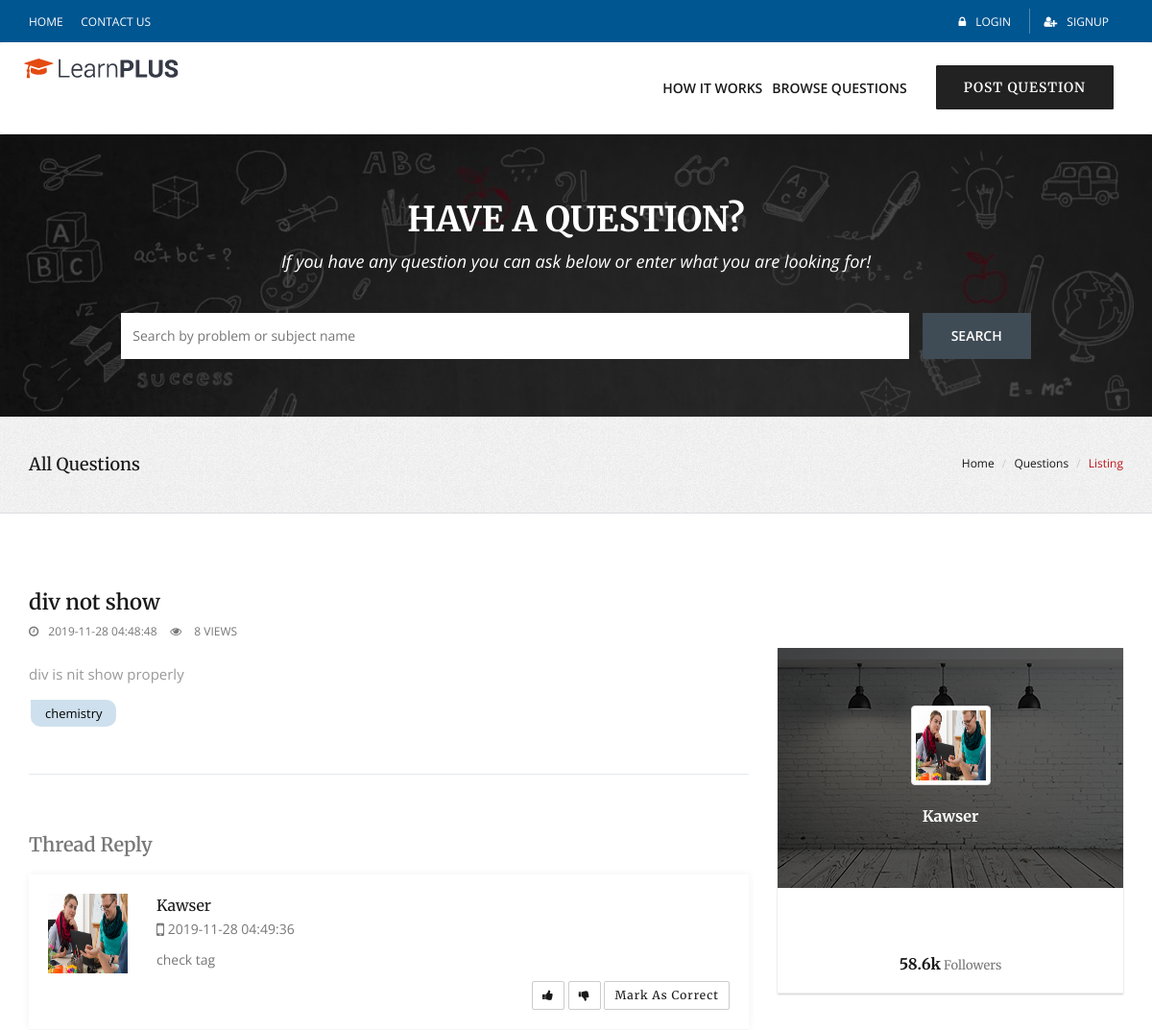
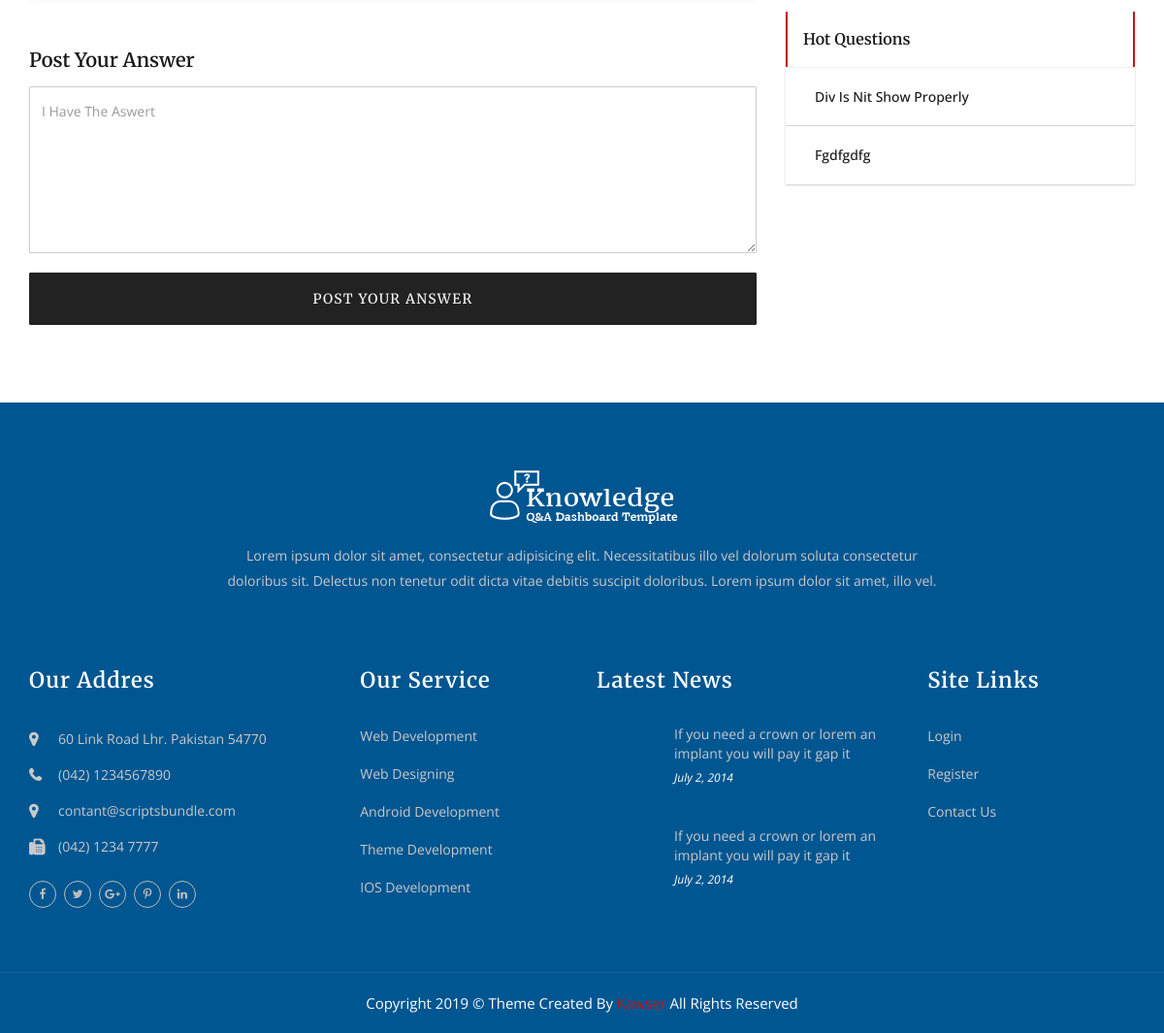
Page /question-details.php?quesId=8 on the committed database (2 pictures, top to bottom).
### tables this page shows
CREATE TABLE IF NOT EXISTS `questions` (
  `id` int(11) NOT NULL AUTO_INCREMENT,
  `user_id` int(11) DEFAULT NULL,
  `course_id` int(11) NOT NULL,
  `title` varchar(100) NOT NULL,
  `details` longtext NOT NULL,
  `view` int(11) NOT NULL DEFAULT '0',
  `posted_at` datetime NOT NULL DEFAULT CURRENT_TIMESTAMP,
  PRIMARY KEY (`id`),
  KEY `course_id` (`course_id`),
  KEY `user_id` (`user_id`)
);

CREATE TABLE IF NOT EXISTS `courses` (
  `id` int(11) NOT NULL AUTO_INCREMENT,
  `class` varchar(100) NOT NULL,
  `title` varchar(100) NOT NULL,
  `duration` varchar(100) NOT NULL,
  `period` varchar(100) NOT NULL,
  `admin_id` int(11) NOT NULL,
  `students` int(11) NOT NULL,
  `take_course` int(11) NOT NULL DEFAULT '0',
  `price` float NOT NULL,
  `started_at` timestamp NOT NULL DEFAULT CURRENT_TIMESTAMP,
  `content` text NOT NULL,
  `image` varchar(255) NOT NULL,
  PRIMARY KEY (`id`),
  KEY `admin_id` (`admin_id`) USING BTREE
);

CREATE TABLE IF NOT EXISTS `answer` (
  `id` int(11) NOT NULL AUTO_INCREMENT,
  `user_id` int(11) DEFAULT NULL,
  `admin_id` int(11) DEFAULT NULL,
  `question_id` int(11) NOT NULL,
  `ans` longtext NOT NULL,
  `seen` tinyint(4) DEFAULT '0',
  `best_ans` tinyint(4) NOT NULL DEFAULT '0',
  `vote` int(11) NOT NULL DEFAULT '0',
  `dislike` int(11) NOT NULL DEFAULT '0',
  `created_at` datetime NOT NULL DEFAULT CURRENT_TIMESTAMP,
  PRIMARY KEY (`id`),
  KEY `question_id` (`question_id`),
  KEY `user_id` (`user_id`),
  KEY `admin_id` (`admin_id`)
);

CREATE TABLE IF NOT EXISTS `users` (
  `id` int(11) NOT NULL AUTO_INCREMENT,
  `name` varchar(255) DEFAULT NULL,
  `student_id` varchar(255) DEFAULT NULL,
  `mobile` varchar(255) DEFAULT NULL,
  `designation` varchar(50) DEFAULT NULL,
  `subject` varchar(100) DEFAULT NULL,
  `school` varchar(255) DEFAULT NULL,
  `class` varchar(255) DEFAULT NULL,
  `email` varchar(255) DEFAULT NULL,
  `password` varchar(32) DEFAULT NULL,
  `gender` varchar(100) DEFAULT NULL,
  `address` varchar(255) DEFAULT NULL,
  `img` varchar(100) NOT NULL DEFAULT 'upload/user/user.png',
  `block` varchar(255) NOT NULL DEFAULT '0',
  `image` varchar(100) DEFAULT 'upload/user/user.png',
  `role` tinyint(4) NOT NULL DEFAULT '0',
  `code` varchar(255) DEFAULT NULL,
  `active` tinyint(4) NOT NULL DEFAULT '0',
  PRIMARY KEY (`id`)
);

### classes/FAQ.php (called while the page is built, shortened)
	<?php
	$filepath=realpath(dirname(__FILE__));
	include_once ($filepath.'/../lib/Database.php');
	 ?>
	<?php
class FAQ{
	private $db;
public function __construct(){
	$this->db=new Database();
}
public function getSingleQuestionById($id)
{
	$all=[];
	$upquery="UPDATE questions SET view=view+1 WHERE id='$id'";
	$query="SELECT questions.*,users.name,users.img,courses.title AS ctitle FROM questions LEFT JOIN courses ON courses.id=questions.course_id LEFT JOIN users ON users.id=questions.user_id  WHERE questions.id='$id'";
    	$result=$this->db->select($query);
    	$all['question']=$result;
    $query= "SELECT answer.*,users.name,users.img FROM answer LEFT JOIN users ON users.id=answer.user_id  WHERE answer.question_id='$id'";
    	$ans=$this->db->select($query);
    	$all['answers']=$ans;
    $query="select course_id,user_id from questions where id='$id'";
	$result=$this->db->select($query)->fetch_assoc();
	$course_id = $result['course_id'];
	$user_id = $result['user_id'];
	$query="select questions.* from questions where course_id='$course_id' AND id<>'$id'";
	$related=$this->db->select($query);
	$all['related']=$related;
    return $all;
}
	}
	 ?>

### lib/Database.php (called while the page is built, shortened)
<?php
Class Database{
 public $host   = DB_HOST;
 public $user   = DB_USER;
 public $pass   = DB_PASS;
 public $dbname = DB_NAME;
 public $link;
private function connectDB(){
 $this->link = new mysqli($this->host, $this->user, $this->pass,
  $this->dbname);
 }
public function select($query){
  $result = $this->link->query($query) or
   die($this->link->error.__LINE__);
  if($result->num_rows > 0){
    return $result;
  } else {
    return false;
  }
 }
 public function update($query){
 $update_row = $this->link->query($query) or
   die($this->link->error.__LINE__);
 if($update_row){
  return $update_row;
 } else {
  return false;
  }
 }
}
?>

### lib/Session.php (called while the page is built, shortened)
<?php
class Session{
 public static function get($key){
  if (isset($_SESSION[$key])) {
   return $_SESSION[$key];
  } else {
   return false;
  }
 }
}
?>

### question-details.php (the view, shortened to what this page needs)
<?php include_once("include/header.php"); ?>
<?php include_once("include/header-nav.php"); ?>
<?php include_once("include/slider.php"); ?>
<?php
  $getquestion=false;
  if (isset($_GET['quesId'])) {
    $id=preg_replace('/[^-a-zA-Z0-9]/', '', $_GET['quesId']);
    $getquestion=$faq->getSingleQuestionById($id);
  }
$question=false;
  if ($getquestion['question']) {
    $question= mysqli_fetch_assoc($getquestion['question']);
  }
 ?>
    <section class="page-title">
      <div class="container">
        <div class="row">
          <div class="col-md-6 col-sm-7 co-xs-12 text-left">
            <h1>All Questions</h1>
          </div>
          <div class="col-md-6 col-sm-5 co-xs-12 text-right">
            <div class="bread">
              <ol class="breadcrumb">
                <li><a href="index.php">Home</a>
                </li>
                <li><a href="question-list.php">Questions</a>
                </li>
                <li class="active">Listing</li>
              </ol>
            </div>
          </div>
        </div>
      </div>
    </section>
    <section class="section-padding-80 white question-details">
      <div class="container">
        <div class="row">
          <div class="col-md-8 col-lg-8 col-sm-12 col-xs-12">
            <?php
            if ($question!=false) {
             ?>
            <div class="listing-grid ">
              <div class="row">
                <div class="col-md-12 col-sm-12 col-xs-12">
                  <h3><a  href="#"><?php echo($question['title']);?></a></h3>
                  <div class="listing-meta"> <span><i class="fa fa-clock-o" aria-hidden="true"></i><?php echo($question['posted_at']);?></span> <span><i class="fa fa fa-eye" aria-hidden="true"></i> <?php echo($question['view']);?> Views</span> </div>
                </div>
                <div class="col-md-12 col-sm-12 col-xs-12">
                  <p><?php echo($question['details']);?></p>
                  <div class="tagcloud"> <a ><?php echo($question['ctitle']);?></a></div>
                </div>
              </div>
            </div>
            <?php } ?>
            <div class="thread-reply">
              <h2>Thread Reply </h2>
              <?php
                if ($getquestion['answers']) {
                 while ($answers= mysqli_fetch_assoc($getquestion['answers'])){
               ?>
              <div class="media-block card-box ribbon-content">
                <div class="media-left">
                  <a data-toggle="tooltip" data-placement="bottom" data-original-title="<?php echo($answers['name']);?>">
                    <img class="img-sm" alt="Profile Picture" src="<?php echo($answers['img']);?>">
                  </a>
                </div>
                <div class="media-body">
                  <div class="mar-btm">
                    <h4><a  class="btn-link text-semibold media-heading box-inline"><?php echo($answers['name']);?></a></h4>
                    <p class="text-muted text-sm"><i class="fa fa-mobile fa-lg"></i>  <?php echo($answers['created_at']);?></p>
                  </div>
                  <p><?php echo($answers['ans']);?></p>
                  <div class="pad-ver pull-right">
                    <a class="btn btn-sm btn-default btn-hover-success" data-toggle="tooltip" data-placement="bottom" data-original-title="Like This Answer" href="?like_ans=<?php echo($answers['id']);?>"><i class="fa fa-thumbs-up"></i></a>
                    <a class="btn btn-sm btn-default btn-hover-danger" href="?dislike_ans=<?php echo($answers['id']);?>" data-original-title="Spam" data-placement="bottom" data-toggle="tooltip"><i class="fa fa-thumbs-down"></i></a>
                    <?php
                     if (!$answers['best_ans']) {
                     ?>
                    <a class="btn btn-sm btn-default btn-hover-primary" href="?correct_ans=<?php echo($answers['id']);?>">Mark As Correct</a>
                    <?php } ?>
                  </div>
                </div>
              </div>
              <?php }} ?>
              <form action="" method="post">
                <div class="form-group">
                  <label>Post Your Answer</label>
                  <textarea cols="12" rows="7" class="form-control" placeholder="I Have The Aswert" name="ans"></textarea>
                </div>
                <button type="submit" class="btn btn-primary btn-lg btn-block" name="repQues">Post Your Answer</button>
              </form>
            </div>
          </div>
          <div class="col-md-4 col-sm-12 col-xs-12 clearfix">
            <div class="side-bar">
              <div class="widget">
                <div class="widget-image widget-image-sm"> <img alt="image" src="images/light-background.jpg">
                  <div class="widget-image-content text-center"> <img class="img-thumbnail" alt="avatar" src="<?php echo($question['img']);?>">
                    <h2 class="widget-heading text-light"><strong><?php echo($question['name']);?></strong></h2>
                  </div>
                </div>
                <div class="widget-content widget-content-full border-bottom">
                  <div class="row text-center">
                    <div class="col-xs-12 push-inner-top-bottom">
                      <h3 class="widget-heading"><i class=" icon-profile-male themed-color-social push"></i> <br>
                        <small><strong>58.6k</strong> Followers</small></h3>
                    </div>
                  </div>
                </div>
              </div>
              <div class="widget">
                <div class="recent-comments">
                  <h2>Hot Questions</h2>
                  <hr class="widget-separator no-margin">
                  <ul>
                    <?php
                if ($getquestion['related']) {
                 while ($related= mysqli_fetch_assoc($getquestion['related'])){
               ?>
                    <li>
                      <a href="question-details.php?quesId=<?php echo($related['id']);?>"><?php echo($related['details']);?></a>
                    </li>
                  <?php }}else{?>
                  <li>
                    <h4>No related questions</h4>
                  </li>
                  <?php } ?>
                  </ul>
                </div>
              </div>
            </div>
          </div>
        </div>
      </div>
    </section>
<?php include_once("include/footer.php"); ?>

### rows in the picture
questions: title "div not show", posted_at "2019-11-28 04:48:48", view "8", details "div is nit show properly", course.title "chemistry", user.img (picture), user.name "Kawser"
answer: user.img (picture), user.name "Kawser", created_at "2019-11-28 04:49:36", ans "check tag"
questions: details "Div Is Nit Show Properly"
questions: details "Fgdfgdfg"
